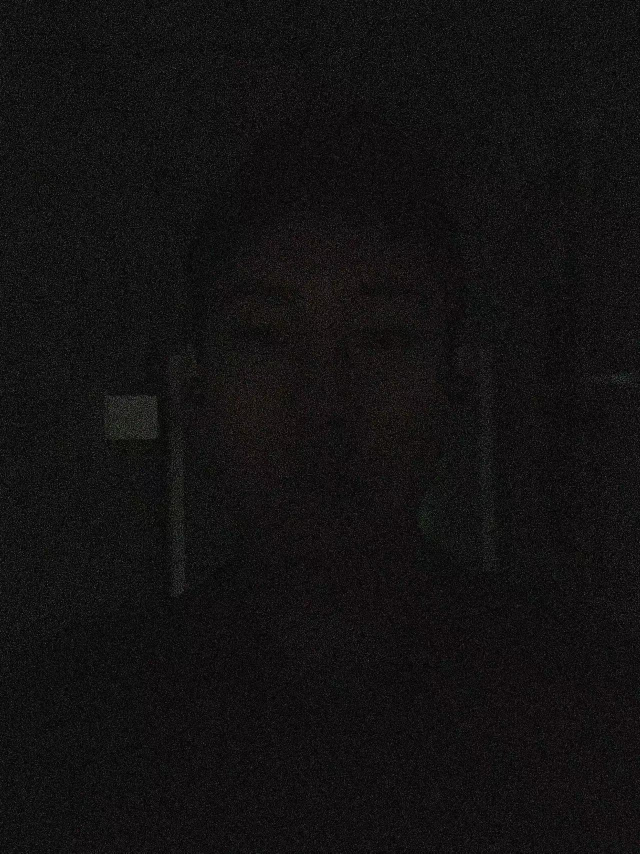
#> input picture project/blackimg.jpg, 1280 x 1707 px (shown at 1/2 size)
$ python img.py
#> lines starting #> are read from the running program, lines starting #| are printed output that depends on the picture
import cv2
import matplotlib.pyplot as plt

img=cv2.imread('blackimg.jpg')
#> img is the input picture: shape (1707, 1280, 3); mean B, G, R 18.3, 18, 19.2
img = cv2.flip(img, 1)
gray = cv2.cvtColor(img, cv2.COLOR_BGR2GRAY)
result=cv2.medianBlur(img,7)

(ret1,imgs)=cv2.threshold(gray,80,255,cv2.THRESH_BINARY)
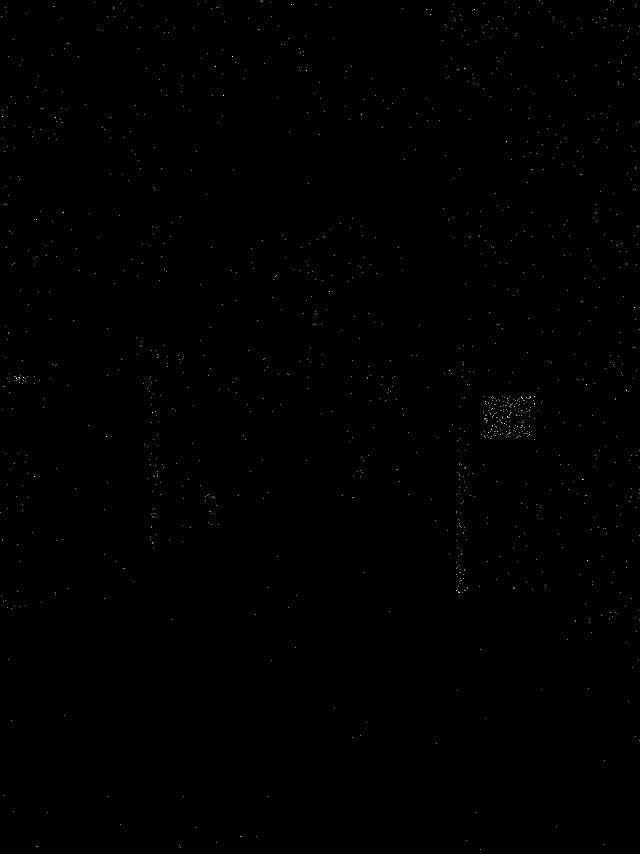
#> imgs: shape (1707, 1280) (shown at 1/2 size); 0.07% white in thin lines or dots
(ret2,img2)=cv2.threshold(gray,90,255,cv2.THRESH_BINARY)
#> img2: shape (1707, 1280); 0.02% white in thin lines or dots
(ret3,img3)=cv2.threshold(gray,100,255,cv2.THRESH_OTSU)
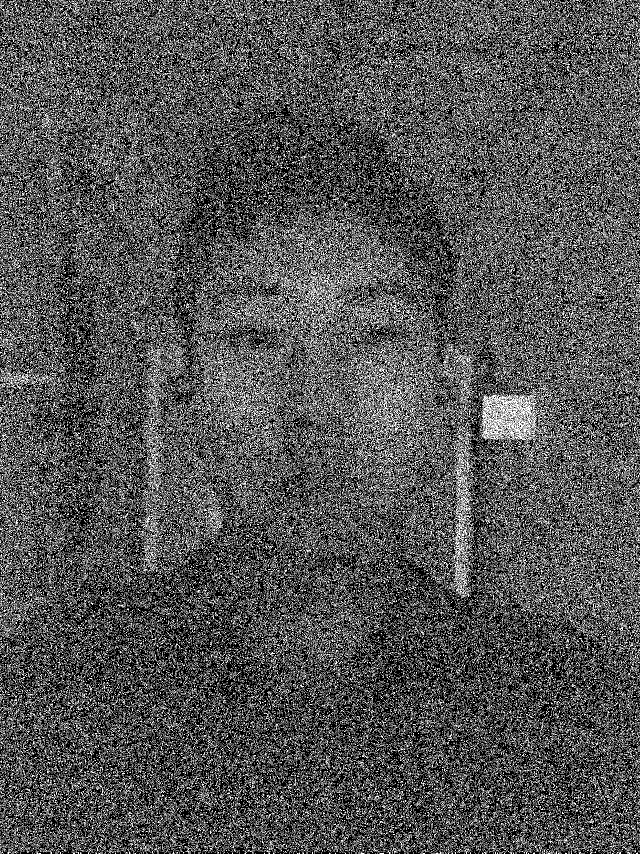
#> img3: shape (1707, 1280) (shown at 1/2 size); 33% white in thin lines or dots
#> ret3 = 22
a=cv2.equalizeHist(gray)
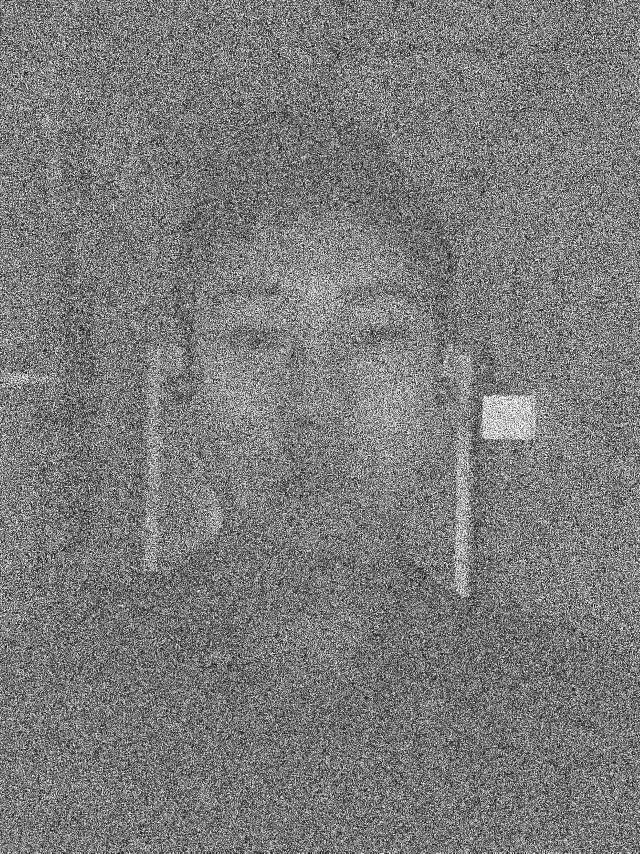
#> a: shape (1707, 1280) (shown at 1/2 size); min 0, max 255, mean 122.5
plt.figure()
plt.subplot(221),plt.hist(a.ravel(),256)

plt.subplot(222),plt.hist(gray.ravel(),256)

plt.show()
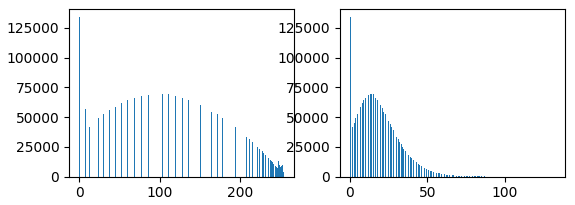
#> figure drawn by matplotlib, 2 panels; panel 1: tallest bar 134520 high, from x = 0 to 0.996; panel 2: tallest bar 134520 high, from x = 0 to 0.516

cv2.imshow('source img',a)
cv2.imshow("mediamBlur",img)

cv2.waitKey(0)
